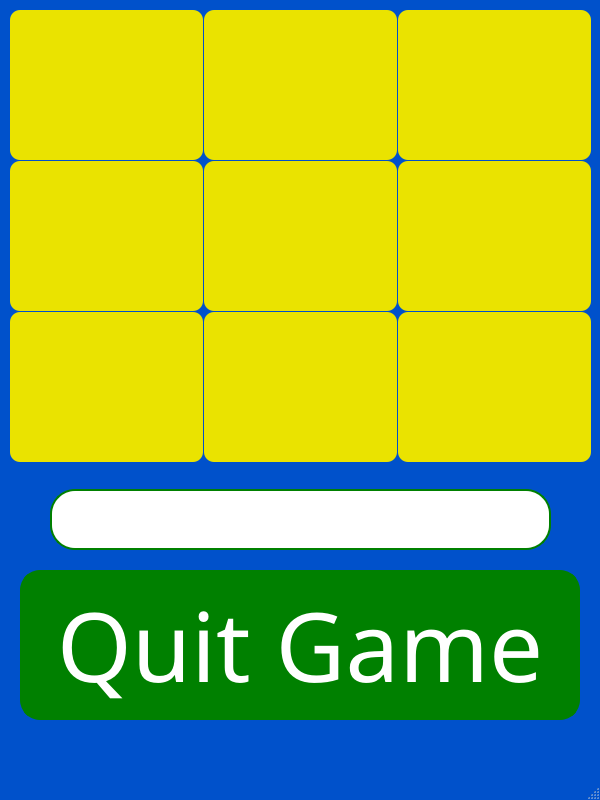
<?xml version="1.0" encoding="UTF-8"?>
<ui version="4.0">
 <class>MainWindow</class>
 <widget class="QMainWindow" name="MainWindow">
  <property name="geometry">
   <rect>
    <x>0</x>
    <y>0</y>
    <width>600</width>
    <height>800</height>
   </rect>
  </property>
  <property name="windowTitle">
   <string>Tic Tac Toe</string>
  </property>
  <property name="styleSheet">
   <string notr="true">QMainWindow{
	background-color: rgb(0, 81, 203);
}
</string>
  </property>
  <widget class="QWidget" name="centralwidget">
   <widget class="QWidget" name="gridLayoutWidget">
    <property name="geometry">
     <rect>
      <x>10</x>
      <y>10</y>
      <width>581</width>
      <height>454</height>
     </rect>
    </property>
    <layout class="QGridLayout" name="gridLayout">
     <property name="spacing">
      <number>1</number>
     </property>
     <item row="0" column="1">
      <widget class="QPushButton" name="button2">
       <property name="sizePolicy">
        <sizepolicy hsizetype="Minimum" vsizetype="Fixed">
         <horstretch>100</horstretch>
         <verstretch>100</verstretch>
        </sizepolicy>
       </property>
       <property name="minimumSize">
        <size>
         <width>100</width>
         <height>150</height>
        </size>
       </property>
       <property name="font">
        <font>
         <pointsize>48</pointsize>
        </font>
       </property>
       <property name="styleSheet">
        <string notr="true">QPushButton{
	background: rgb(234, 227, 0);
	border: 4px rgb(234, 227, 0);
	border-radius: 10px
}

QPushButton:hover{
	background-color: rgb(255, 247, 0);
	border: 4px rgb(234, 227, 0);
}</string>
       </property>
       <property name="text">
        <string/>
       </property>
      </widget>
     </item>
     <item row="1" column="0">
      <widget class="QPushButton" name="button4">
       <property name="sizePolicy">
        <sizepolicy hsizetype="Minimum" vsizetype="Fixed">
         <horstretch>100</horstretch>
         <verstretch>100</verstretch>
        </sizepolicy>
       </property>
       <property name="minimumSize">
        <size>
         <width>100</width>
         <height>150</height>
        </size>
       </property>
       <property name="font">
        <font>
         <pointsize>48</pointsize>
        </font>
       </property>
       <property name="styleSheet">
        <string notr="true">QPushButton{
	background: rgb(234, 227, 0);
	border: 4px rgb(234, 227, 0);
	border-radius: 10px
}

QPushButton:hover{
	background-color: rgb(255, 247, 0);
	border: 4px rgb(234, 227, 0);
}</string>
       </property>
       <property name="text">
        <string/>
       </property>
      </widget>
     </item>
     <item row="0" column="2">
      <widget class="QPushButton" name="button3">
       <property name="sizePolicy">
        <sizepolicy hsizetype="Minimum" vsizetype="Fixed">
         <horstretch>100</horstretch>
         <verstretch>100</verstretch>
        </sizepolicy>
       </property>
       <property name="minimumSize">
        <size>
         <width>100</width>
         <height>150</height>
        </size>
       </property>
       <property name="font">
        <font>
         <pointsize>48</pointsize>
        </font>
       </property>
       <property name="styleSheet">
        <string notr="true">QPushButton{
	background: rgb(234, 227, 0);
	border: 4px rgb(234, 227, 0);
	border-radius: 10px
}

QPushButton:hover{
	background-color: rgb(255, 247, 0);
	border: 4px rgb(234, 227, 0);
}</string>
       </property>
       <property name="text">
        <string/>
       </property>
      </widget>
     </item>
     <item row="1" column="1">
      <widget class="QPushButton" name="button5">
       <property name="sizePolicy">
        <sizepolicy hsizetype="Minimum" vsizetype="Fixed">
         <horstretch>100</horstretch>
         <verstretch>100</verstretch>
        </sizepolicy>
       </property>
       <property name="minimumSize">
        <size>
         <width>100</width>
         <height>150</height>
        </size>
       </property>
       <property name="font">
        <font>
         <pointsize>48</pointsize>
        </font>
       </property>
       <property name="styleSheet">
        <string notr="true">QPushButton{
	background: rgb(234, 227, 0);
	border: 4px rgb(234, 227, 0);
	border-radius: 10px
}

QPushButton:hover{
	background-color: rgb(255, 247, 0);
	border: 4px rgb(234, 227, 0);
}</string>
       </property>
       <property name="text">
        <string/>
       </property>
      </widget>
     </item>
     <item row="2" column="0">
      <widget class="QPushButton" name="button7">
       <property name="sizePolicy">
        <sizepolicy hsizetype="Minimum" vsizetype="Fixed">
         <horstretch>100</horstretch>
         <verstretch>100</verstretch>
        </sizepolicy>
       </property>
       <property name="minimumSize">
        <size>
         <width>100</width>
         <height>150</height>
        </size>
       </property>
       <property name="font">
        <font>
         <pointsize>48</pointsize>
        </font>
       </property>
       <property name="styleSheet">
        <string notr="true">QPushButton{
	background: rgb(234, 227, 0);
	border: 4px rgb(234, 227, 0);
	border-radius: 10px
}

QPushButton:hover{
	background-color: rgb(255, 247, 0);
	border: 4px rgb(234, 227, 0);
}</string>
       </property>
       <property name="text">
        <string/>
       </property>
      </widget>
     </item>
     <item row="0" column="0">
      <widget class="QPushButton" name="button1">
       <property name="sizePolicy">
        <sizepolicy hsizetype="Minimum" vsizetype="Fixed">
         <horstretch>100</horstretch>
         <verstretch>100</verstretch>
        </sizepolicy>
       </property>
       <property name="minimumSize">
        <size>
         <width>100</width>
         <height>150</height>
        </size>
       </property>
       <property name="font">
        <font>
         <pointsize>48</pointsize>
        </font>
       </property>
       <property name="styleSheet">
        <string notr="true">QPushButton{
	background: rgb(234, 227, 0);
	border: 4px rgb(234, 227, 0);
	border-radius: 10px
}

QPushButton:hover{
	background-color: rgb(255, 247, 0);
	border: 4px rgb(234, 227, 0);
}</string>
       </property>
       <property name="text">
        <string/>
       </property>
      </widget>
     </item>
     <item row="1" column="2">
      <widget class="QPushButton" name="button6">
       <property name="sizePolicy">
        <sizepolicy hsizetype="Minimum" vsizetype="Fixed">
         <horstretch>100</horstretch>
         <verstretch>100</verstretch>
        </sizepolicy>
       </property>
       <property name="minimumSize">
        <size>
         <width>100</width>
         <height>150</height>
        </size>
       </property>
       <property name="font">
        <font>
         <pointsize>48</pointsize>
        </font>
       </property>
       <property name="styleSheet">
        <string notr="true">QPushButton{
	background: rgb(234, 227, 0);
	border: 4px rgb(234, 227, 0);
	border-radius: 10px
}

QPushButton:hover{
	background-color: rgb(255, 247, 0);
	border: 4px rgb(234, 227, 0);
}</string>
       </property>
       <property name="text">
        <string/>
       </property>
      </widget>
     </item>
     <item row="2" column="1">
      <widget class="QPushButton" name="button8">
       <property name="sizePolicy">
        <sizepolicy hsizetype="Minimum" vsizetype="Fixed">
         <horstretch>100</horstretch>
         <verstretch>100</verstretch>
        </sizepolicy>
       </property>
       <property name="minimumSize">
        <size>
         <width>100</width>
         <height>150</height>
        </size>
       </property>
       <property name="font">
        <font>
         <pointsize>48</pointsize>
        </font>
       </property>
       <property name="styleSheet">
        <string notr="true">QPushButton{
	background: rgb(234, 227, 0);
	border: 4px rgb(234, 227, 0);
	border-radius: 10px
}

QPushButton:hover{
	background-color: rgb(255, 247, 0);
	border: 4px rgb(234, 227, 0);
}</string>
       </property>
       <property name="text">
        <string/>
       </property>
      </widget>
     </item>
     <item row="2" column="2">
      <widget class="QPushButton" name="button9">
       <property name="sizePolicy">
        <sizepolicy hsizetype="Minimum" vsizetype="Fixed">
         <horstretch>100</horstretch>
         <verstretch>100</verstretch>
        </sizepolicy>
       </property>
       <property name="minimumSize">
        <size>
         <width>100</width>
         <height>150</height>
        </size>
       </property>
       <property name="font">
        <font>
         <pointsize>48</pointsize>
        </font>
       </property>
       <property name="styleSheet">
        <string notr="true">QPushButton{
	background: rgb(234, 227, 0);
	border: 4px rgb(234, 227, 0);
	border-radius: 10px
}

QPushButton:hover{
	background-color: rgb(255, 247, 0);
	border: 4px rgb(234, 227, 0);
}</string>
       </property>
       <property name="text">
        <string/>
       </property>
      </widget>
     </item>
    </layout>
   </widget>
   <widget class="QLabel" name="label1">
    <property name="geometry">
     <rect>
      <x>50</x>
      <y>489</y>
      <width>501</width>
      <height>61</height>
     </rect>
    </property>
    <property name="font">
     <font>
      <family>Playbill</family>
      <pointsize>20</pointsize>
      <weight>50</weight>
      <italic>false</italic>
      <bold>false</bold>
      <strikeout>false</strikeout>
      <stylestrategy>PreferAntialias</stylestrategy>
     </font>
    </property>
    <property name="layoutDirection">
     <enum>Qt::LeftToRight</enum>
    </property>
    <property name="styleSheet">
     <string notr="true">QLabel{
	
	font: 20pt &quot;Playbill&quot;;
	background-color: rgb(255, 255, 255);
	border: 2px solid green;
    border-radius: 25px;
    padding: 2px;
}</string>
    </property>
    <property name="text">
     <string/>
    </property>
    <property name="alignment">
     <set>Qt::AlignCenter</set>
    </property>
    <property name="wordWrap">
     <bool>false</bool>
    </property>
   </widget>
   <widget class="QPushButton" name="button10">
    <property name="geometry">
     <rect>
      <x>20</x>
      <y>570</y>
      <width>560</width>
      <height>150</height>
     </rect>
    </property>
    <property name="font">
     <font>
      <family>Playbill</family>
      <pointsize>72</pointsize>
      <weight>50</weight>
      <italic>false</italic>
      <bold>false</bold>
     </font>
    </property>
    <property name="styleSheet">
     <string notr="true">QPushButton{
	background: solid green;
	border: 5px solid green;
	border-radius: 20px;
	color: white;
	font: 72pt &quot;Playbill&quot;;
}

QPushButton:hover{
	background-color:rgb(0, 170, 0);
}</string>
    </property>
    <property name="text">
     <string>Quit Game</string>
    </property>
   </widget>
  </widget>
  <widget class="QMenuBar" name="menubar">
   <property name="geometry">
    <rect>
     <x>0</x>
     <y>0</y>
     <width>600</width>
     <height>26</height>
    </rect>
   </property>
  </widget>
  <widget class="QStatusBar" name="statusbar"/>
 </widget>
 <resources/>
 <connections/>
</ui>
